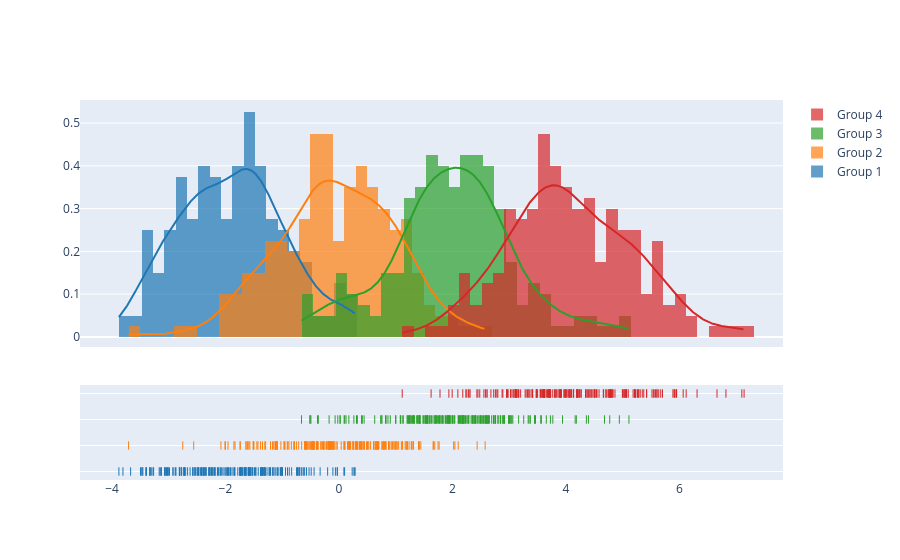

The cell this chart's notebook holds for it:
### Code cell
import plotly.figure_factory as ff

# Add histogram data
x1 = np.random.randn(200) - 2
x2 = np.random.randn(200)
x3 = np.random.randn(200) + 2
x4 = np.random.randn(200) + 4

# Group data together
hist_data = [x1, x2, x3, x4]

group_labels = ['Group 1', 'Group 2', 'Group 3', 'Group 4']

# Create distplot with custom bin_size
fig = ff.create_distplot(hist_data, group_labels, bin_size=.2)
fig.show()

### Figure 1 — Plotly figure (JSON) as saved in the notebook; plotly's stock layout.template omitted (floating-point values rounded to 4 significant figures; data arrays with more than 128 entries replaced by an {"elided": "..."} marker saying what was removed)
{"data": [{"autobinx": false, "histnorm": "probability density", "legendgroup": "Group 1", "marker": {"color": "rgb(31, 119, 180)"}, "name": "Group 1", "opacity": 0.7, "type": "histogram", "x": {"elided": "200 float values"}, "xaxis": "x", "xbins": {"end": 0.2855, "size": 0.2, "start": -3.878}, "yaxis": "y"}, {"autobinx": false, "histnorm": "probability density", "legendgroup": "Group 2", "marker": {"color": "rgb(255, 127, 14)"}, "name": "Group 2", "opacity": 0.7, "type": "histogram", "x": {"elided": "200 float values"}, "xaxis": "x", "xbins": {"end": 2.577, "size": 0.2, "start": -3.708}, "yaxis": "y"}, {"autobinx": false, "histnorm": "probability density", "legendgroup": "Group 3", "marker": {"color": "rgb(44, 160, 44)"}, "name": "Group 3", "opacity": 0.7, "type": "histogram", "x": {"elided": "200 float values"}, "xaxis": "x", "xbins": {"end": 5.112, "size": 0.2, "start": -0.6597}, "yaxis": "y"}, {"autobinx": false, "histnorm": "probability density", "legendgroup": "Group 4", "marker": {"color": "rgb(214, 39, 40)"}, "name": "Group 4", "opacity": 0.7, "type": "histogram", "x": {"elided": "200 float values"}, "xaxis": "x", "xbins": {"end": 7.142, "size": 0.2, "start": 1.116}, "yaxis": "y"}, {"legendgroup": "Group 1", "marker": {"color": "rgb(31, 119, 180)"}, "mode": "lines", "name": "Group 1", "showlegend": false, "type": "scatter", "x": {"elided": "500 float values"}, "xaxis": "x", "y": {"elided": "500 float values"}, "yaxis": "y"}, {"legendgroup": "Group 2", "marker": {"color": "rgb(255, 127, 14)"}, "mode": "lines", "name": "Group 2", "showlegend": false, "type": "scatter", "x": {"elided": "500 float values"}, "xaxis": "x", "y": {"elided": "500 float values"}, "yaxis": "y"}, {"legendgroup": "Group 3", "marker": {"color": "rgb(44, 160, 44)"}, "mode": "lines", "name": "Group 3", "showlegend": false, "type": "scatter", "x": {"elided": "500 float values"}, "xaxis": "x", "y": {"elided": "500 float values"}, "yaxis": "y"}, {"legendgroup": "Group 4", "marker": {"color": "rgb(214, 39, 40)"}, "mode": "lines", "name": "Group 4", "showlegend": false, "type": "scatter", "x": {"elided": "500 float values"}, "xaxis": "x", "y": {"elided": "500 float values"}, "yaxis": "y"}, {"legendgroup": "Group 1", "marker": {"color": "rgb(31, 119, 180)", "symbol": "line-ns-open"}, "mode": "markers", "name": "Group 1", "showlegend": false, "type": "scatter", "x": {"elided": "200 float values"}, "xaxis": "x", "y": {"elided": "200 str values"}, "yaxis": "y2"}, {"legendgroup": "Group 2", "marker": {"color": "rgb(255, 127, 14)", "symbol": "line-ns-open"}, "mode": "markers", "name": "Group 2", "showlegend": false, "type": "scatter", "x": {"elided": "200 float values"}, "xaxis": "x", "y": {"elided": "200 str values"}, "yaxis": "y2"}, {"legendgroup": "Group 3", "marker": {"color": "rgb(44, 160, 44)", "symbol": "line-ns-open"}, "mode": "markers", "name": "Group 3", "showlegend": false, "type": "scatter", "x": {"elided": "200 float values"}, "xaxis": "x", "y": {"elided": "200 str values"}, "yaxis": "y2"}, {"legendgroup": "Group 4", "marker": {"color": "rgb(214, 39, 40)", "symbol": "line-ns-open"}, "mode": "markers", "name": "Group 4", "showlegend": false, "type": "scatter", "x": {"elided": "200 float values"}, "xaxis": "x", "y": {"elided": "200 str values"}, "yaxis": "y2"}], "layout": {"barmode": "overlay", "hovermode": "closest", "legend": {"traceorder": "reversed"}, "xaxis": {"anchor": "y2", "domain": [0.0, 1.0], "zeroline": false}, "yaxis": {"anchor": "free", "domain": [0.35, 1], "position": 0.0}, "yaxis2": {"anchor": "x", "domain": [0, 0.25], "dtick": 1, "showticklabels": false}}}
